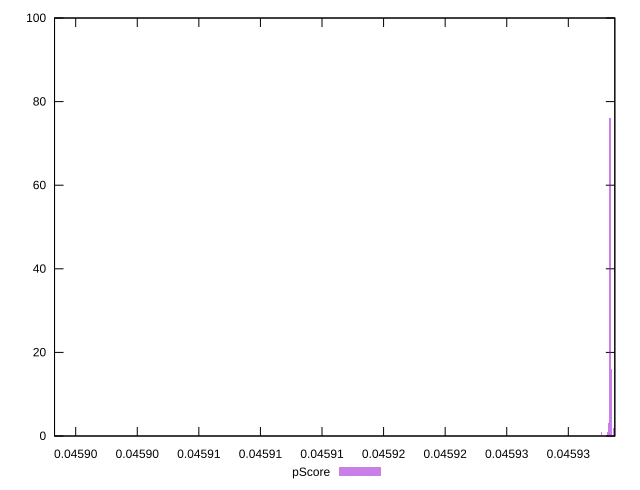

This figure's gnuplot source:
reset

$pScore <<EOF
0.04589326170495901 1
0.045938497635572485 16
0.04593838482776547 76
0.045938272019958454 3
0.04593872325118652 2
0.04593770798092337 1
0.04593815921215144 1
EOF

set key outside below
set boxwidth 1.128078070161494e-7
set xrange [0.04589328126730613:0.04593877630082788]
set yrange [0:100]
set trange [0:100]
set style fill transparent solid 0.5 noborder
set terminal svg size 640, 490 enhanced background rgb 'white'
set output "reports/report_00033_2021-03-01T14-23-16.841Z/uses-long-cache-ttl/samples/astro-cached/pScore/histogram.svg"

plot $pScore title "pScore" with boxes

reset
